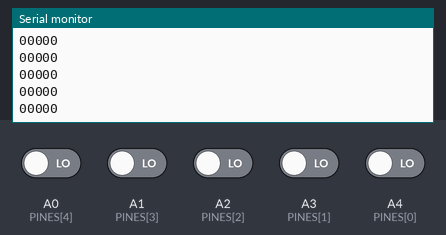
The sketch below on a simulated Arduino Uno, built with avr-gcc and run on an emulated ATmega328P. Shown: the last lines printed to the serial monitor. The inputs (shaded band) are chosen by the test bench; at power-on: A0 (PINES[4]), A1 (PINES[3]), A2 (PINES[2]), A3 (PINES[1]), A4 (PINES[0]) LOW.

Above: at 1.2 s.
1.3 s: A0 (PINES[4]) driven HIGH
At 1.56 s:
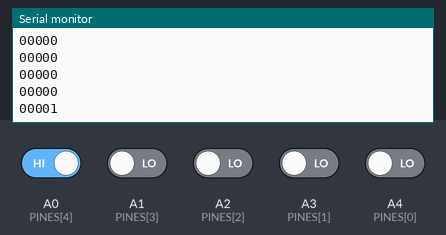
2.8 s: A1 (PINES[3]) driven HIGH
At 2.96 s:
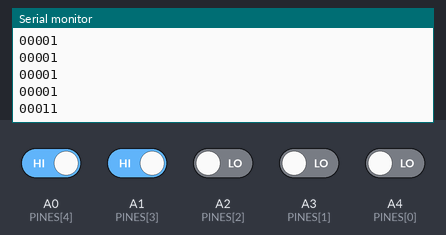
4.3 s: A2 (PINES[2]) driven HIGH
At 4.56 s:
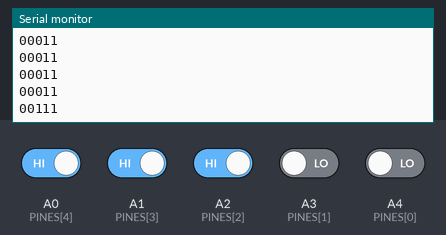
5.8 s: A3 (PINES[1]) driven HIGH
At 5.97 s:
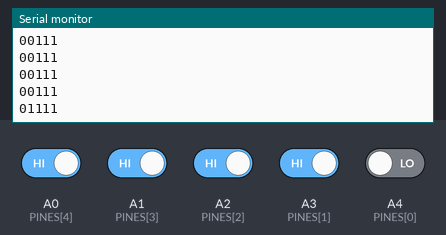
7.3 s: A4 (PINES[0]) driven HIGH
At 7.57 s:
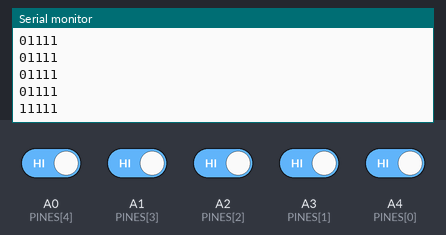
8.8 s: A0 (PINES[4]) driven LOW
At 8.97 s:
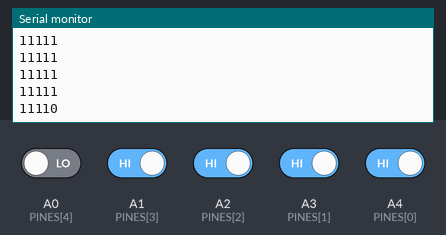
Timing chart, 0 to 11.3 s (numbered marks = the images above; inputs shaded):
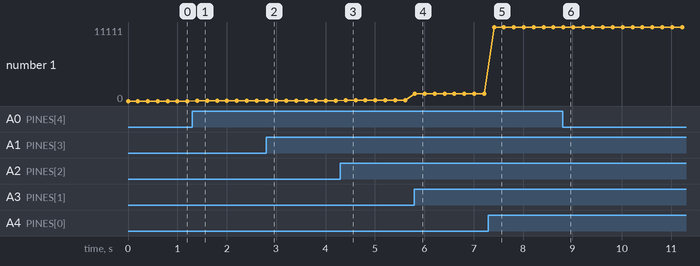

Measured:
- after the input at 1.3 s, the serial monitor: prints a new line after 0.10 s (image 1)
- after the input at 2.8 s, the serial monitor: prints a new line at once (image 2)
- after the input at 4.3 s, the serial monitor: prints a new line after 0.11 s (image 3)
- after the input at 5.8 s, the serial monitor: prints a new line at once (image 4)
- after the input at 7.3 s, the serial monitor: prints a new line after 0.11 s (image 5)
- after the input at 8.8 s, the serial monitor: prints a new line at once (image 6)
- plotted number 1: 0 → 1 after the input at 1.3 s, 1 → 11 after the input at 2.8 s, 11 → 111 after the input at 4.3 s, 111 → 1111 after the input at 5.8 s, 1111 → 11111 after the input at 7.3 s

The sketch:

35-arrays-cinco-datos-bajo-un-nombre.ino
```cpp
// Curso PX-32 - Leccion 35: el mismo patron de la Leccion 34,
// ahora con un array y un bucle for.
// PINES[0] es IR1 (A4) ... PINES[4] es IR5 (A0).

const int PINES[5] = { A4, A3, A2, A1, A0 };

void setup() {
  for (int i = 0; i < 5; i++) {
    pinMode(PINES[i], INPUT);
  }
  Serial.begin(9600);
}

void loop() {
  for (int i = 0; i < 5; i++) {
    Serial.print(digitalRead(PINES[i]));
  }
  Serial.println();

  delay(200);
}
```
